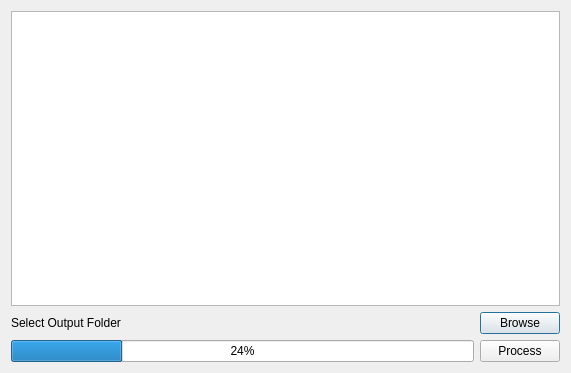
<?xml version="1.0" encoding="UTF-8"?>
<ui version="4.0">
 <class>process_dialog</class>
 <widget class="QDialog" name="process_dialog">
  <property name="geometry">
   <rect>
    <x>0</x>
    <y>0</y>
    <width>571</width>
    <height>373</height>
   </rect>
  </property>
  <property name="maximumSize">
   <size>
    <width>600</width>
    <height>400</height>
   </size>
  </property>
  <property name="windowTitle">
   <string>Process Images</string>
  </property>
  <layout class="QGridLayout" name="layout_process">
   <property name="sizeConstraint">
    <enum>QLayout::SizeConstraint::SetMaximumSize</enum>
   </property>
   <item row="1" column="0">
    <widget class="QLabel" name="lb_select_folder">
     <property name="text">
      <string>Select Output Folder</string>
     </property>
    </widget>
   </item>
   <item row="1" column="1">
    <widget class="QPushButton" name="pb_select_folder">
     <property name="text">
      <string>Browse</string>
     </property>
    </widget>
   </item>
   <item row="2" column="0">
    <widget class="QProgressBar" name="progressBar">
     <property name="value">
      <number>24</number>
     </property>
    </widget>
   </item>
   <item row="2" column="1">
    <widget class="QPushButton" name="pb_process">
     <property name="text">
      <string>Process</string>
     </property>
    </widget>
   </item>
   <item row="0" column="0" colspan="2">
    <widget class="QListWidget" name="lw_image_list"/>
   </item>
  </layout>
 </widget>
 <resources/>
 <connections/>
</ui>
